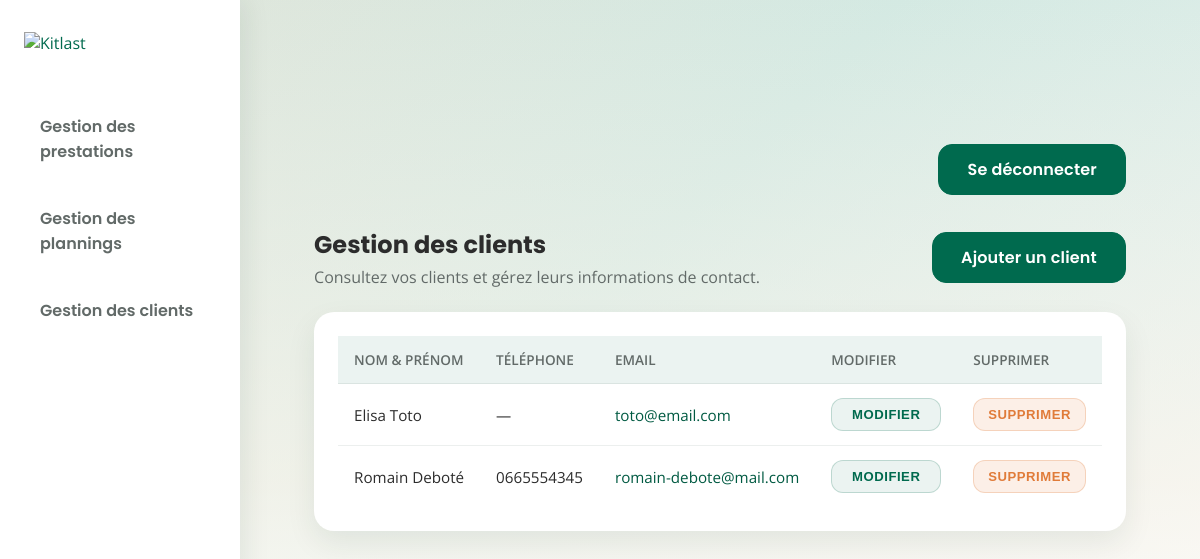
Screenshot of /?section=clients (signed in) with the database file from the repository.
### users/models.py (models this page shows, shortened)
class User(AbstractBaseUser, PermissionsMixin):
    class UserType(models.TextChoices):
        PROFESSIONAL = "professional", "Professionnel"
        INDIVIDUAL = "individual", "Particulier"
    email = models.EmailField("email address", unique=True)
    first_name = models.CharField(max_length=150, blank=True)
    last_name = models.CharField(max_length=150, blank=True)
    phone_number = models.CharField(max_length=30, blank=True)
    is_staff = models.BooleanField(default=False)
    is_active = models.BooleanField(default=True)
    date_joined = models.DateTimeField(default=timezone.now)
    user_type = models.CharField(
        max_length=20,
        choices=UserType.choices,
        default=UserType.INDIVIDUAL,
    )
    linked_professional = models.ForeignKey(
        "self",
        on_delete=models.SET_NULL,
        null=True,
        blank=True,
        related_name="linked_users",
        limit_choices_to={"user_type": UserType.PROFESSIONAL},
    )
    objects = UserManager()
    USERNAME_FIELD = "email"
    REQUIRED_FIELDS: list[str] = []

### accounts/views.py (the view, shortened to what this page needs)
# urls.py: path("", views.dashboard, name="dashboard"),
@login_required
def dashboard(request):
    section = request.GET.get("section", "overview")
    show_category_form = request.GET.get("show") == "category-form"
    categories = Category.objects.none()
    category_form = CategoryForm()
    service_form = ServiceForm()
    client_initial = (
        {"linked_professional": request.user.pk}
        if request.user.is_authenticated
        else None
    )
    client_form = ClientForm(initial=client_initial)
    show_service_form = request.GET.get("show") == "service-form"
    show_client_modal = False
    service_id_param = request.GET.get("service_id")
    category_for_new_service = request.GET.get("category")
    if service_id_param:
        service_form, _ = prepare_service_form(service_id_param)
        show_service_form = True
        section = "services"
    elif show_service_form and category_for_new_service:
        if Category.objects.filter(pk=category_for_new_service).exists():
            service_form = ServiceForm(initial={"category": category_for_new_service})
            section = "services"
    calendar = None
    clients: list[dict[str, str]] = []
    client_options: list[dict[str, str]] = []
    user_services = []
    is_professional = request.user.is_authenticated and request.user.user_type == User.UserType.PROFESSIONAL
    if request.user.is_authenticated:
        calendar = ensure_user_calendar(request.user)
        user_service_qs = Service.objects.filter(created_by=request.user).order_by(
            "name"
        )
        categories = (
            Category.objects.filter(services__created_by=request.user)
            .prefetch_related(Prefetch("services", queryset=user_service_qs))
            .distinct()
        )
        user_services = list(user_service_qs)
        if is_professional:
            client_queryset = User.objects.filter(
                user_type=User.UserType.INDIVIDUAL,
                linked_professional=request.user,
            ).order_by("first_name", "last_name", "email")
            for client in client_queryset:
                full_name = (f"{client.first_name} {client.last_name}".strip()) or client.email
                client_data = {
                    "id": client.pk,
                    "full_name": full_name,
                    "email": client.email,
                    "phone": getattr(client, "phone_number", "") or "—",
                }
                clients.append(client_data)
                client_options.append(
                    {
                        "id": client.pk,
                        "label": full_name,
                    }
                )
    else:
        categories = Category.objects.none()
    try:
        week_offset = int(request.GET.get("week_offset", "0"))
    except (TypeError, ValueError):
        week_offset = 0
    today = timezone.localdate()
    start_of_week = (
        today - timedelta(days=today.weekday()) + timedelta(weeks=week_offset)
    )
    end_of_week = start_of_week + timedelta(days=6)
    planner_week_summary = (
        f"Semaine {start_of_week.isocalendar().week} · "
        f"{start_of_week.strftime('%d/%m')} → {end_of_week.strftime('%d/%m')}"
    )
    context = {
        "section": section,
        "categories": categories,
        "category_form": category_form,
        "show_category_form": show_category_form,
        "show_category_modal": show_category_form or bool(category_form.errors),
        "service_form": service_form,
        "show_service_form": show_service_form,
        "show_service_modal": show_service_form or bool(service_form.errors),
        "client_form": client_form,
        "show_client_modal": show_client_modal or bool(client_form.errors),
        "is_professional": is_professional,
        "planner_hours": PLANNER_HOURS,
        "planning_days": build_calendar_events(calendar, week_offset=week_offset),
        "week_offset": week_offset,
        "planner_week_summary": planner_week_summary,
        "user_services": user_services,
        "clients": clients,
        "client_options": client_options,
    }
    return render(request, "accounts/dashboard.html", context)

### accounts/models.py (called while the page is built)
    def __str__(self) -> str:
        return str(self.name)

### accounts/planning.py (called while the page is built, shortened)
def _weekday_label(value: datetime) -> str:
    return ["Lun.", "Mar.", "Mer.", "Jeu.", "Ven.", "Sam.", "Dim."][value.weekday()]

def _start_of_week(week_offset: int) -> date:
    today = timezone.localdate()
    current_week_start = today - timedelta(days=today.weekday())
    return current_week_start + timedelta(weeks=week_offset)

def _empty_week(start_of_week: date) -> list[dict[str, object]]:
    return [
        {
            "label": _weekday_label(
                datetime.combine(start_of_week + timedelta(days=index), time.min)
            ),
            "date": (start_of_week + timedelta(days=index)).strftime("%d/%m"),
            "events": [],
        }
        for index in range(7)
    ]

def build_calendar_events(
    calendar: Calendar | None, week_offset: int = 0
) -> list[dict[str, object]]:
    start_of_week = _start_of_week(week_offset)
    if calendar is None:
        return _fallback_sample_week(start_of_week)
    tz = timezone.get_current_timezone()
    start_dt = timezone.make_aware(datetime.combine(start_of_week, time.min), tz)
    end_dt = start_dt + timedelta(days=7)
    queryset = list(
        calendar.events.select_related("created_by")
        .filter(start_at__gte=start_dt, start_at__lt=end_dt)
        .order_by("start_at")
    )
    if not queryset:
        return _empty_week(start_of_week)

### accounts/templatetags/modal_tags.py (called while the page is built)
@register.inclusion_tag(
    "accounts/components/modal_wrapper.html", takes_context=True
)
def render_modal(
    context,
    modal_data_attr,
    modal_title,
    modal_title_id,
    modal_body_template,
    modal_should_show=False,
):
    new_context = context.flatten()
    new_context.update(
        {
            "modal_data_attr": modal_data_attr,
            "modal_title": modal_title,
            "modal_title_id": modal_title_id,
            "modal_body_template": modal_body_template,
            "modal_should_show": modal_should_show,
        }
    )
    return new_context

### templates/accounts/dashboard.html (shortened to what this page needs)
{% extends "base.html" %}
{% load static %}
{% block head %}
<link rel="stylesheet" href="{% static 'css/dashboard.css' %}">
{% endblock %}
{% block content %}
<div class="kitlast-dashboard-layout">
  <aside class="kitlast-dashboard-sidebar">
    <div class="kitlast-dashboard-sidebar__logo">
      <a href="{% url 'dashboard' %}?section=overview" data-section-target="overview">
        <img src="https://kitlast.com/wp-content/uploads/2025/08/kitlast-200-x-100-px.svg" alt="Kitlast" />
      </a>
    </div>
    <nav class="kitlast-dashboard-sidebar__nav" aria-label="Menu du tableau de bord">
      <ul>
        <li>
          <button type="button" class="kitlast-dashboard-sidebar__toggle" data-section-target="services"
            aria-expanded="{% if section == 'services' %}true{% else %}false{% endif %}"
            aria-controls="services-subnav">Gestion des prestations</button>
        </li>
        <li><a href="{% url 'dashboard' %}?section=planning" data-section-target="planning">Gestion des plannings</a>
        </li>
        <li><a href="{% url 'dashboard' %}?section=clients" data-section-target="clients">Gestion des clients</a></li>
      </ul>
    </nav>
  </aside>
  <section class="kitlast-dashboard-area">
    <div class="kitlast-dashboard">
      <div class="kitlast-dashboard__topbar">
        <form method="post" action="{% url 'logout' %}" class="kitlast-form-inline">
          <button type="submit" class="kitlast-button">Se déconnecter</button>
        </form>
      </div>
      <div class="kitlast-dashboard-content" data-active-section="{{ section }}"
        data-show-category="{{ show_category_form|yesno:'true,false' }}"
        data-show-service="{{ show_service_form|yesno:'true,false' }}"
        data-week-offset="{{ week_offset }}">
        {% include "accounts/dashboard_clients.html" %}
      </div>
    </div>
  </section>
</div>
{% endblock %}

### templates/accounts/dashboard_clients.html (shortened to what this page needs)
{% load modal_tags %}
<section class="kitlast-content-section{% if section == 'clients' %} is-active{% endif %}"
  data-section="clients">
  <header class="kitlast-section-header">
    <div>
      <h2>Gestion des clients</h2>
      <p class="kitlast-section-header__text">Consultez vos clients et gérez leurs informations de contact.</p>
    </div>
    {% if is_professional %}
    <button type="button" class="kitlast-button" data-open-client-modal>Ajouter un client</button>
    {% endif %}
  </header>
  <div class="kitlast-table-wrapper">
    {% if clients %}
    <table class="kitlast-table">
      <thead>
        <tr>
          <th scope="col">Nom &amp; prénom</th>
          <th scope="col">Téléphone</th>
          <th scope="col">Email</th>
          <th scope="col">Modifier</th>
          <th scope="col">Supprimer</th>
        </tr>
      </thead>
      <tbody>
        {% for client in clients %}
        <tr>
          <td data-label="Nom &amp; prénom">{{ client.full_name }}</td>
          <td data-label="Téléphone">{{ client.phone }}</td>
          <td data-label="Email">
            <a href="mailto:{{ client.email }}" class="kitlast-link">{{ client.email }}</a>
          </td>
          <td data-label="Modifier">
            <button type="button" class="kitlast-service-line__action">Modifier</button>
          </td>
          <td data-label="Supprimer">
            <button type="button" class="kitlast-service-line__action kitlast-service-line__action--danger">Supprimer</button>
          </td>
        </tr>
        {% endfor %}
      </tbody>
    </table>
    {% else %}
    <p class="kitlast-empty">Aucun client enregistré pour le moment.</p>
    {% endif %}
  </div>
</section>

### static/css/global.css (style rules this page uses)
:root { --brand: #006A4E; --brand-600: #005A42; --brand-300: #338771; --secondary: #3B6F72; --accent: #E07B39; --text: #2C2C2C; --muted: #626A68; --bg-soft: #F5F0E6; --surface: #FFFFFF; --surface-alt: #FAF7F1; --border: #E3E7E4; }
body { font-family: 'Open Sans', sans-serif; background: linear-gradient(135deg, var(--bg-soft) 0%, #E6F4EF 45%, #FFFFFF 100%); color: var(--text); margin: 0; }
h1, h2 { font-family: 'Poppins', sans-serif; margin: 0; }
a { color: var(--brand); text-decoration: none; transition: color 0.18s ease; }
.kitlast-button { background: var(--brand); border: 1px solid var(--brand); border-radius: 14px; color: #fff; cursor: pointer; font-family: 'Poppins', sans-serif; font-size: 1rem; font-weight: 600; letter-spacing: 0.01em; padding: 12px 28px; transition: background 0.18s ease, box-shadow 0.18s ease, transform 0.18s ease; }

### static/css/dashboard.css (style rules this page uses)
*, *::before, *::after { box-sizing: border-box; }
.kitlast-dashboard { max-width: 880px; margin: 96px auto; padding: 0 16px; display: flex; flex-direction: column; gap: 32px; }
.kitlast-dashboard__topbar { display: flex; justify-content: flex-end; align-items: center; }
.kitlast-dashboard-layout { min-height: 100vh; display: flex; background: linear-gradient(180deg, rgba(0, 106, 78, 0.08) 0%, rgba(245, 240, 230, 0.6) 60%, #ffffff 100%); }
.kitlast-dashboard-sidebar { flex: 0 0 20%; background: var(--surface); box-shadow: 6px 0 24px rgba(17, 53, 44, 0.08); padding: 32px 24px; display: flex; flex-direction: column; gap: 48px; }
.kitlast-dashboard-sidebar__logo img { width: 160px; max-width: 100%; }
.kitlast-dashboard-sidebar__nav ul { list-style: none; margin: 0; padding: 0; display: flex; flex-direction: column; gap: 18px; }
.kitlast-dashboard-sidebar__nav li { display: flex; flex-direction: column; gap: 6px; }
.kitlast-dashboard-sidebar__toggle { background: transparent; border: none; padding: 12px 16px; border-radius: 12px; font-family: 'Poppins', sans-serif; font-weight: 600; font-size: 1rem; color: var(--muted); text-align: left; cursor: pointer; transition: background 0.18s ease, color 0.18s ease, transform 0.18s ease; }
.kitlast-dashboard-sidebar__nav a { font-family: 'Poppins', sans-serif; font-weight: 600; color: var(--muted); padding: 12px 16px; border-radius: 12px; transition: background 0.18s ease, color 0.18s ease, transform 0.18s ease; display: block; }
.kitlast-dashboard-area { flex: 1; display: flex; justify-content: center; padding: 48px 20px 72px; }
.kitlast-form-inline { display: flex; flex-wrap: wrap; align-items: center; gap: 16px; }
.kitlast-dashboard-content { display: flex; flex-direction: column; gap: 32px; }
.kitlast-content-section { display: none; opacity: 0; transform: translateY(12px); transition: opacity 0.2s ease, transform 0.2s ease; }
.kitlast-content-section.is-active { display: block; opacity: 1; transform: translateY(0); }
.kitlast-section-header { display: flex; flex-wrap: wrap; justify-content: space-between; align-items: center; gap: 16px; }
.kitlast-section-header__text { margin: 4px 0 0; color: var(--muted); }
.kitlast-table-wrapper { margin-top: 24px; background: var(--surface); border-radius: 20px; box-shadow: 0 12px 30px rgba(17, 53, 44, 0.08); padding: 24px; overflow-x: auto; }
.kitlast-table { width: 100%; border-collapse: collapse; font-size: 0.95rem; }
.kitlast-table thead { background: rgba(0, 106, 78, 0.08); }
.kitlast-table th, .kitlast-table td { text-align: left; padding: 14px 16px; border-bottom: 1px solid rgba(17, 53, 44, 0.08); }
.kitlast-table th { font-weight: 600; color: var(--muted); text-transform: uppercase; font-size: 0.85rem; }
.kitlast-table tbody tr:last-child td { border-bottom: none; }
.kitlast-link { color: var(--brand-600); text-decoration: none; }
.kitlast-service-line__action, .kitlast-service-line__form button { display: inline-flex; align-items: center; justify-content: center; min-width: 110px; padding: 8px 14px; border-radius: 12px; border: 1px solid rgba(0, 106, 78, 0.2); background: rgba(0, 106, 78, 0.08); color: var(--brand); font-size: 0.82rem; font-weight: 600; letter-spacing: 0.04em; text-transform: uppercase; transition: background 0.18s ease, border-color 0.18s ease, color 0.18s ease, transform 0.18s ease; }
.kitlast-service-line__action--danger, .kitlast-service-line__form button.kitlast-service-line__action--danger { background: rgba(224, 123, 57, 0.12); border-color: rgba(224, 123, 57, 0.25); color: var(--accent); }

### rows the page displays
User: email "toto@email.com"
User: phone "0665554345", email "romain-debote@mail.com"

### other values shown
{{ client.full_name }} "Elisa Toto" "Romain Deboté"
{{ client.phone }} "—"
